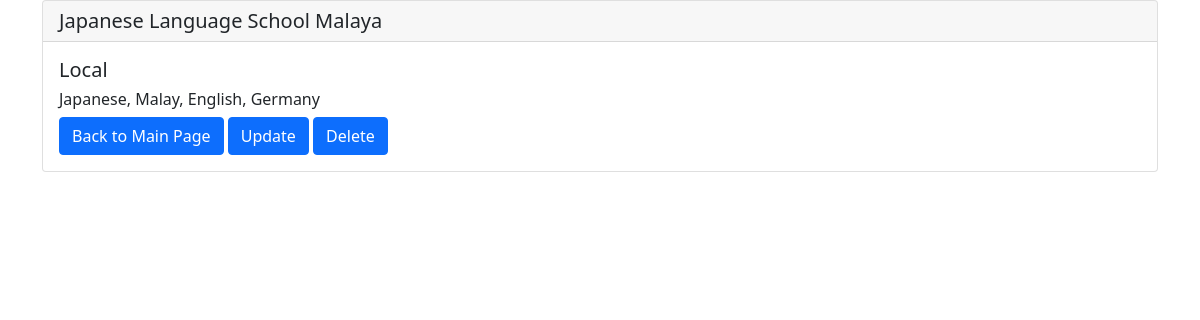
/schools/detail/1 (signed in), run on the app's committed database.
### schools/models.py (models this page shows, shortened)
class Schools(models.Model):
    name = models.CharField(max_length=100)
    content = models.TextField(max_length=100)
    postdate = models.DateField(auto_now_add=True, null=True)
    category = models.CharField(
        max_length=50, choices=CATEGORY, default='Local', null=True
    )
    price = models.CharField(max_length=100, default='70 per hour')

### schools/views.py (the view)
# urls.py: path('detail/<int:pk>', views.detail, name='detail'),
@login_required
def detail(request, pk):
    school = Schools.objects.get(pk=pk)
    return render(request, 'detail.html', {'school':school})

### schools/templates/detail.html
{% extends 'base.html' %}
{% block content %}
    <div class="container">
            <div class="card">
                <h5 class="card-header">{{ school.name }}</h5>
                <div class="card-body">
                    <h5 class="card-title">{{ school.category }}</h5>
                    <h6 class="card-text">{{ school.content }}</h6>
                    <a href="{% url 'list' %}" class="btn btn-primary">Back to Main Page</a>
                    <a href="{% url 'update' school.pk %}" class="btn btn-primary">Update</a>
                    <a href="{% url 'delete' school.pk %}" class="btn btn-primary">Delete</a>
                </div>
            </div>
    </div>
{% endblock content %}

### data on the page
Schools: name "Japanese Language School Malaya", category "Local", content "Japanese, Malay, English, Germany"
